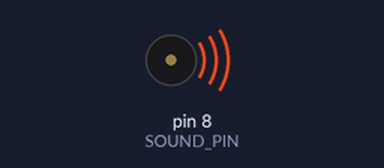
A sketch run on a simulated Arduino Uno, built with avr-gcc and run on an emulated ATmega328P. Shown: buzzer (waves = sounding).

Above: at 0.1 s.
At 6.3 s:
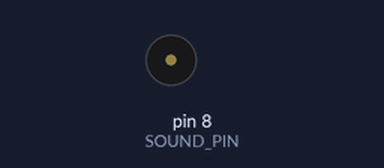
Timing chart, 0 to 7.8 s (numbered marks = the images above):
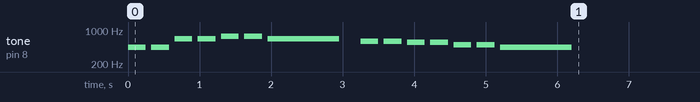

The sketch:

SoundAndArrays.pde
```cpp
/* Sound And Arrays!
 * Arduino Exploration Two
 * Author: Christopher Bartholomew
 * Course: CS50
 *
 * In class experiment on how to interact with the arduino using C's standard loops, arrays, and sound!
 * Goals:
 * - Understanding how to initialize multidimensional arrays.
 * - Learning to iterate through multidimensional arrays.
 * - Including new libraries.
 * - Interfacing code to make sound using a speaker.
 */

// inlude the library that will be used to handle notes
#include "pitches.h"

// Providing constants is always good thing!
#define MELODY    0
#define DURATION  1
#define SOUND_PIN 8

/* Row One, Columns 1-14: The "pitch" or "note frequency" that we wish to play
 * Row Two, Columns 1-14: The duration of the note, that will be in Row One, Columns 1-14. for example: quater note, eighth note, whole note.
 */
#define ROWS      2
#define COLUMNS   14

// A 2d Multie Demensional Array
// TODO: Using the following Notes, what would this array be initalized like?
int stanza[ROWS][COLUMNS]  = {
                                {
                                 NOTE_A4,  NOTE_A4,   NOTE_E5,   NOTE_E5,
                                 NOTE_FS5, NOTE_FS5,  NOTE_E5,   NOTE_D5,
                                 NOTE_D5,  NOTE_CS5,  NOTE_CS5,  NOTE_B4,
                                 NOTE_B4,  NOTE_A4
                                },
                                {
                                 4,4,4,4,
                                 4,4,1,4,
                                 4,4,4,4,
                                 4,1
                                }
                             };

// Arduino's Main()
void setup() {


  // BONUS: What is another way to find out the total amount of columns one would need to iterate through?
  // Using sizeof(array)/sizeof(datat_type) will give you the total array size. For 2d, divide by columns.
  // int stanza_note_len = sizeof(stanza)/sizeof(int) / ROWS;

  // TODO: How would you iterate through this array?
  for (int current_note = 0,max_notes = COLUMNS; current_note < max_notes; current_note++) {

    //TODO: How would you determine the note duration?
    // based on the note, calculate the duration of the note to be played
    int note_duration = 1000 / stanza[DURATION][current_note];

    // TODO: Using the "Tone" Method, what values would need be here in order to play a tone?
    // Using "tone" will play the note. Here we pass in the pin, the frequency, and the duration.
    tone(SOUND_PIN, stanza[MELODY][current_note],note_duration);

    // Calculates a "rest" period between each note
    int rest = note_duration * 1.30;

    // TODO: What could you use to "prolong" the notes from playing back to back
    delay(rest);

    // TODO: What should be inside of noTone() according to the library?
    noTone(SOUND_PIN);
  }

}

void loop() {
// not needed
}
```

pitches.h
```cpp
/*************************************************
 * Public Constants
  *************************************************/

  #define NOTE_B0  31
  #define NOTE_C1  33
  #define NOTE_CS1 35
  #define NOTE_D1  37
  #define NOTE_DS1 39
  #define NOTE_E1  41
  #define NOTE_F1  44
  #define NOTE_FS1 46
  #define NOTE_G1  49
  #define NOTE_GS1 52
  #define NOTE_A1  55
  #define NOTE_AS1 58
  #define NOTE_B1  62
  #define NOTE_C2  65
  #define NOTE_CS2 69
  #define NOTE_D2  73
  #define NOTE_DS2 78
  #define NOTE_E2  82
  #define NOTE_F2  87
  #define NOTE_FS2 93
  #define NOTE_G2  98
  #define NOTE_GS2 104
  #define NOTE_A2  110
  #define NOTE_AS2 117
  #define NOTE_B2  123
  #define NOTE_C3  131
  #define NOTE_CS3 139
  #define NOTE_D3  147
  #define NOTE_DS3 156
  #define NOTE_E3  165
  #define NOTE_F3  175
  #define NOTE_FS3 185
  #define NOTE_G3  196
  #define NOTE_GS3 208
  #define NOTE_A3  220
  #define NOTE_AS3 233
  #define NOTE_B3  247
  #define NOTE_C4  262
  #define NOTE_CS4 277
  #define NOTE_D4  294
  #define NOTE_DS4 311
  #define NOTE_E4  330
  #define NOTE_F4  349
  #define NOTE_FS4 370
  #define NOTE_G4  392
  #define NOTE_GS4 415
  #define NOTE_A4  440
  #define NOTE_AS4 466
  #define NOTE_B4  494
  #define NOTE_C5  523
  #define NOTE_CS5 554
  #define NOTE_D5  587
  #define NOTE_DS5 622
  #define NOTE_E5  659
  #define NOTE_F5  698
  #define NOTE_FS5 740
  #define NOTE_G5  784
  #define NOTE_GS5 831
  #define NOTE_A5  880
  #define NOTE_AS5 932
  #define NOTE_B5  988
  #define NOTE_C6  1047
  #define NOTE_CS6 1109
  #define NOTE_D6  1175
  #define NOTE_DS6 1245
  #define NOTE_E6  1319
  #define NOTE_F6  1397
  #define NOTE_FS6 1480
  #define NOTE_G6  1568
  #define NOTE_GS6 1661
  #define NOTE_A6  1760
  #define NOTE_AS6 1865
  #define NOTE_B6  1976
  #define NOTE_C7  2093
  #define NOTE_CS7 2217
  #define NOTE_D7  2349
  #define NOTE_DS7 2489
  #define NOTE_E7  2637
  #define NOTE_F7  2794
  #define NOTE_FS7 2960
  #define NOTE_G7  3136
  #define NOTE_GS7 3322
  #define NOTE_A7  3520
  #define NOTE_AS7 3729
  #define NOTE_B7  3951
  #define NOTE_C8  4186
  #define NOTE_CS8 4435
  #define NOTE_D8  4699
  #define NOTE_DS8 4978
```
